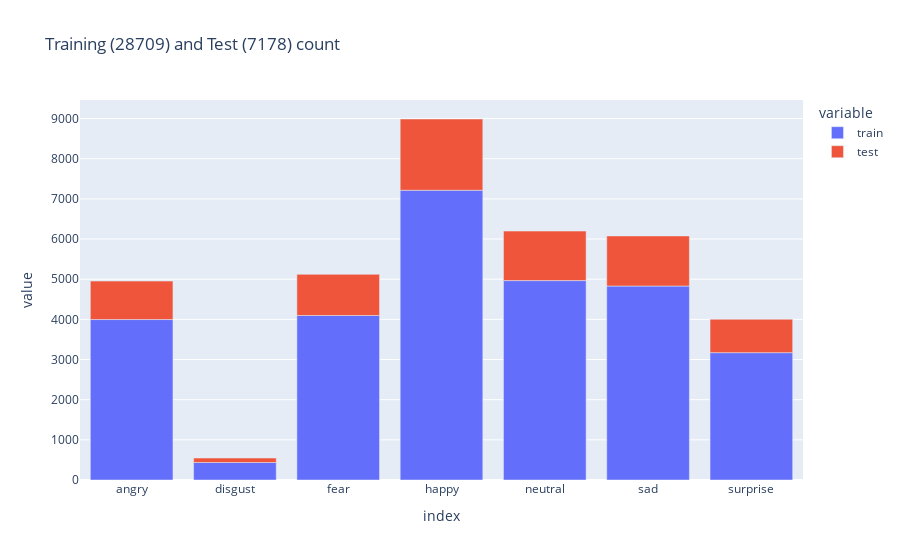

The notebook cell this image was saved under:
### Markdown cell above
## Plot number of images in dataset

### Code cell
df = pd.DataFrame()
df = pd.concat([df, train_count, test_count])
train_number, test_number = df.transpose().sum()[0], df.transpose().sum()[1]

fig = px.bar(
    df.transpose(),
    title='Training (' + str(train_number) + ') and Test (' + str(test_number) + ') count')
fig.show()

### Figure 1 — Plotly figure (JSON) as saved in the notebook; plotly's stock layout.template omitted (floating-point values rounded to 4 significant figures)
{"data": [{"alignmentgroup": "True", "hovertemplate": "variable=train<br>index=%{x}<br>value=%{y}<extra></extra>", "legendgroup": "train", "marker": {"color": "#636efa"}, "name": "train", "offsetgroup": "train", "orientation": "v", "showlegend": true, "textposition": "auto", "type": "bar", "x": ["angry", "disgust", "fear", "happy", "neutral", "sad", "surprise"], "xaxis": "x", "y": [3995, 436, 4097, 7215, 4965, 4830, 3171], "yaxis": "y"}, {"alignmentgroup": "True", "hovertemplate": "variable=test<br>index=%{x}<br>value=%{y}<extra></extra>", "legendgroup": "test", "marker": {"color": "#EF553B"}, "name": "test", "offsetgroup": "test", "orientation": "v", "showlegend": true, "textposition": "auto", "type": "bar", "x": ["angry", "disgust", "fear", "happy", "neutral", "sad", "surprise"], "xaxis": "x", "y": [958, 111, 1024, 1774, 1233, 1247, 831], "yaxis": "y"}], "layout": {"barmode": "relative", "legend": {"title": {"text": "variable"}, "tracegroupgap": 0}, "title": {"text": "Training (28709) and Test (7178) count"}, "xaxis": {"anchor": "y", "domain": [0.0, 1.0], "title": {"text": "index"}}, "yaxis": {"anchor": "x", "domain": [0.0, 1.0], "title": {"text": "value"}}}}
